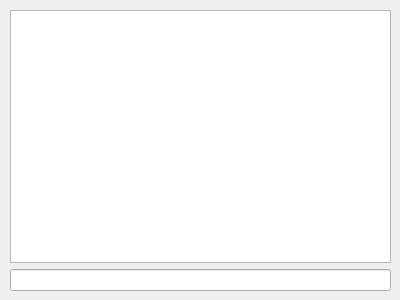
<?xml version="1.0" encoding="UTF-8"?>
<ui version="4.0">
 <class>Console</class>
 <widget class="QWidget" name="Console">
  <property name="geometry">
   <rect>
    <x>0</x>
    <y>0</y>
    <width>400</width>
    <height>300</height>
   </rect>
  </property>
  <property name="windowTitle">
   <string>Console</string>
  </property>
  <property name="inputMethodHints">
   <set>Qt::ImhNone</set>
  </property>
  <widget class="QWidget" name="gridLayoutWidget">
   <property name="geometry">
    <rect>
     <x>10</x>
     <y>10</y>
     <width>381</width>
     <height>281</height>
    </rect>
   </property>
   <layout class="QGridLayout" name="gridLayout">
    <item row="0" column="0" colspan="2">
     <widget class="QPlainTextEdit" name="txtOutput"/>
    </item>
    <item row="2" column="0" colspan="2">
     <widget class="QLineEdit" name="txtCmd"/>
    </item>
   </layout>
  </widget>
 </widget>
 <resources/>
 <connections/>
 <slots>
  <slot>slotStart()</slot>
  <slot>slotKill()</slot>
 </slots>
</ui>
